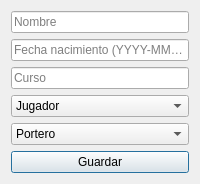
<?xml version="1.0" encoding="UTF-8"?>
<ui version="4.0">
 <class>DialogParticipante</class>
 <widget class="QDialog" name="DialogParticipante">
  <property name="windowTitle">
   <string>Crear Participante</string>
  </property>
  <layout class="QVBoxLayout">
   <item>
    <widget class="QLineEdit" name="txt_nombre">
     <property name="placeholderText">
      <string>Nombre</string>
     </property>
    </widget>
   </item>
   <item>
    <widget class="QLineEdit" name="txt_fecha">
     <property name="placeholderText">
      <string>Fecha nacimiento (YYYY-MM-DD)</string>
     </property>
    </widget>
   </item>
   <item>
    <widget class="QLineEdit" name="txt_curso">
     <property name="placeholderText">
      <string>Curso</string>
     </property>
    </widget>
   </item>
   <item>
    <widget class="QComboBox" name="combo_tipo">
     <item><property name="text"><string>Jugador</string></property></item>
     <item><property name="text"><string>Árbitro</string></property></item>
    </widget>
   </item>
   <item>
    <widget class="QComboBox" name="combo_posicion">
     <property name="enabled">
      <bool>true</bool>
     </property>
     <item><property name="text"><string>Portero</string></property></item>
     <item><property name="text"><string>Defensa</string></property></item>
     <item><property name="text"><string>Centrocampista</string></property></item>
     <item><property name="text"><string>Delantero</string></property></item>
    </widget>
   </item>
   <item>
    <widget class="QPushButton" name="btn_guardar">
     <property name="text">
      <string>Guardar</string>
     </property>
    </widget>
   </item>
  </layout>
 </widget>
 <resources/>
 <connections/>
</ui>
